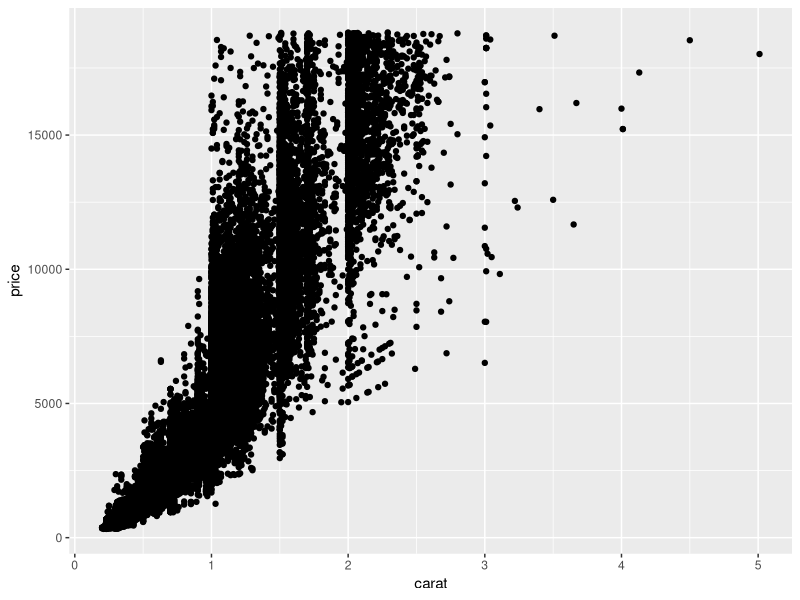
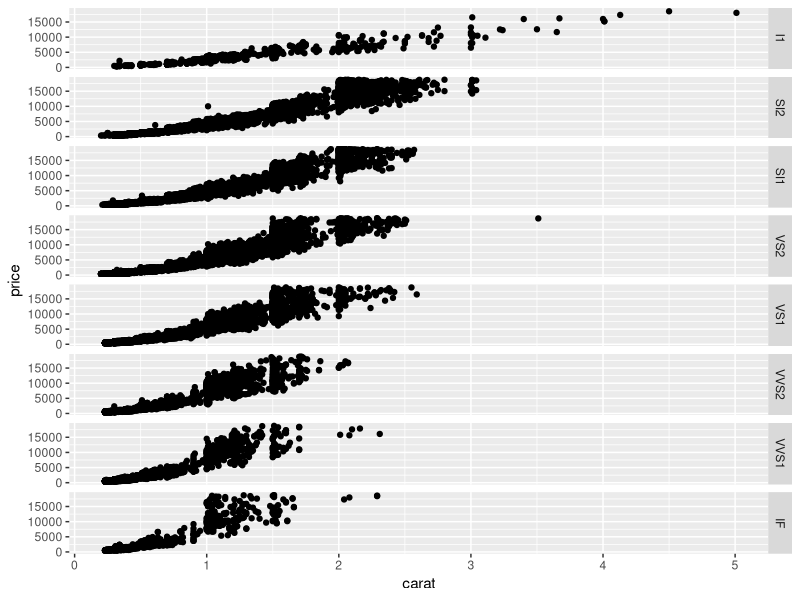
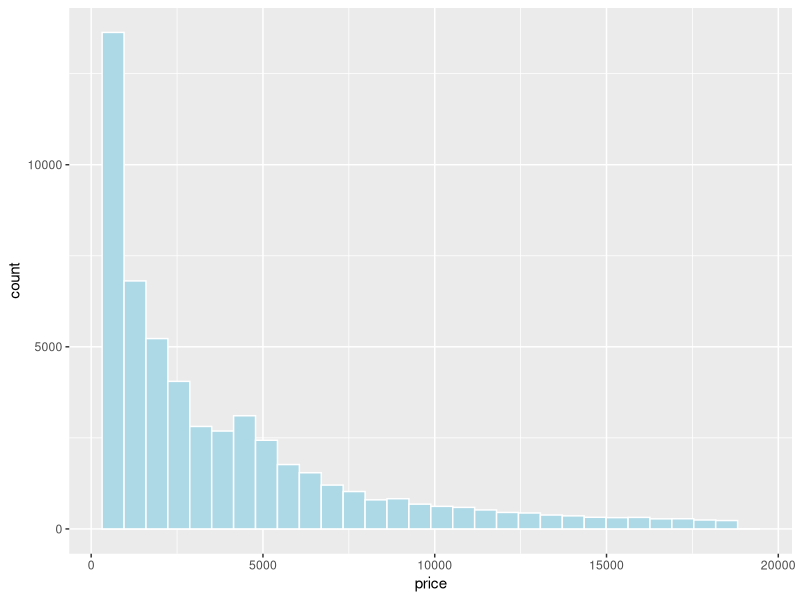
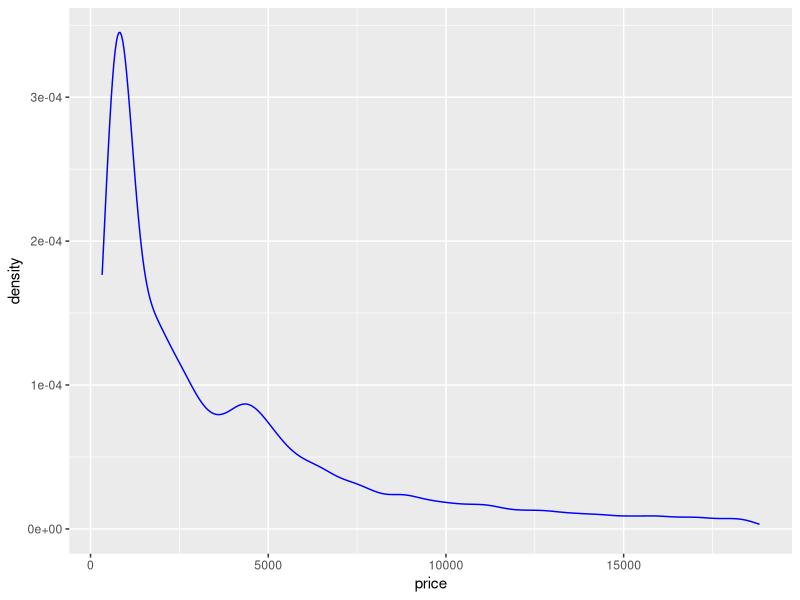
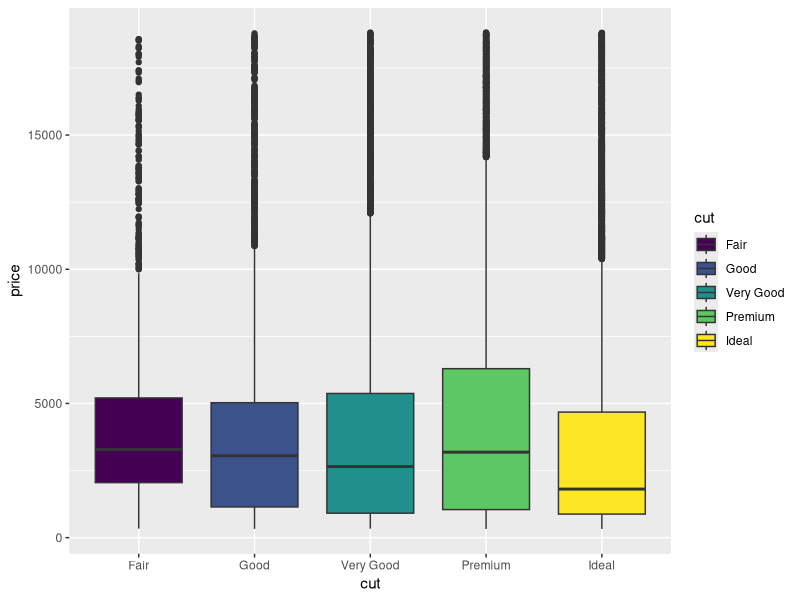
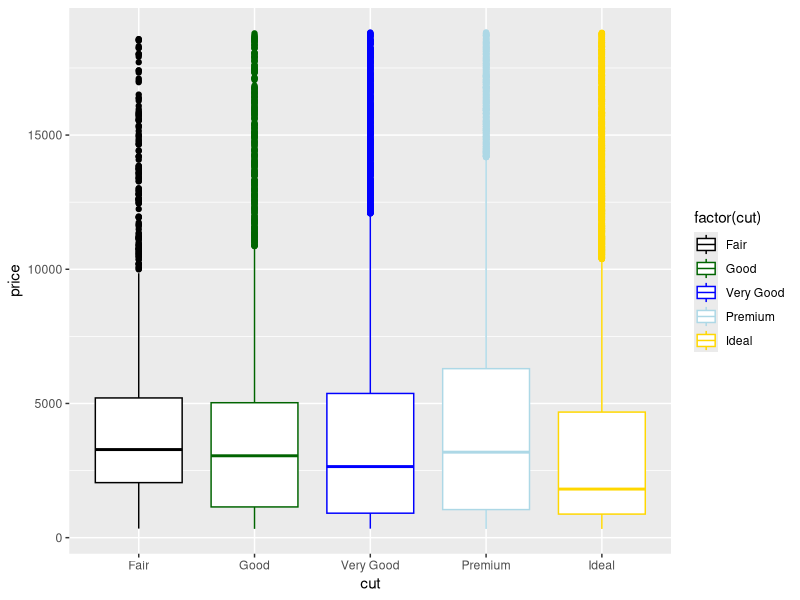
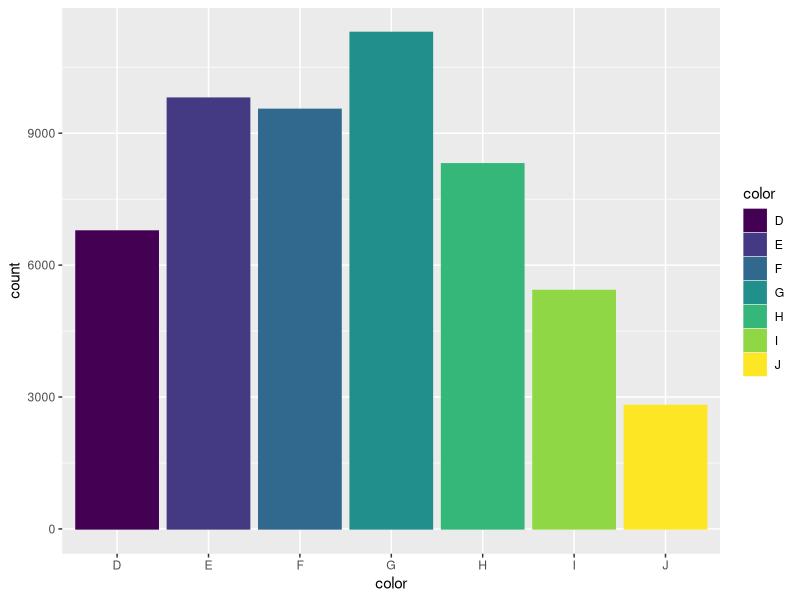
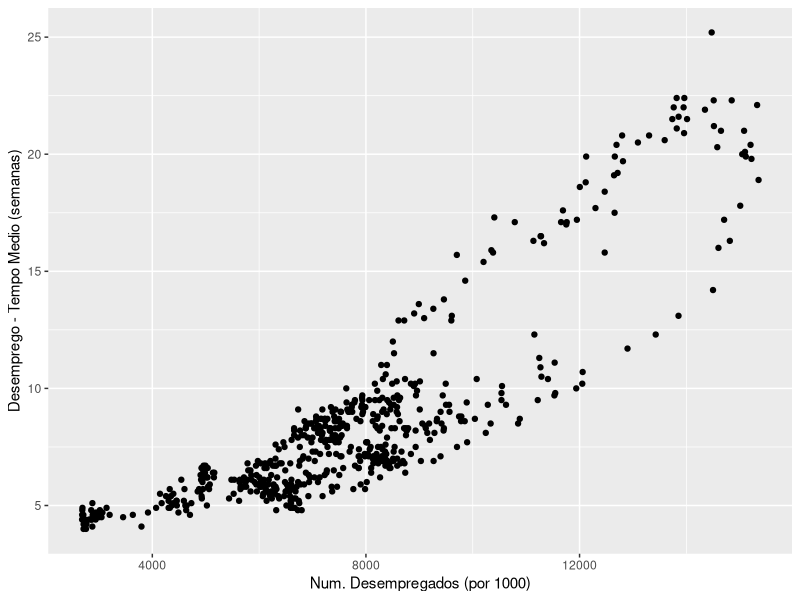

Recreate these plots in R, in order.
## ---- chunk 1
require(ggplot2)
require(dplyr)
require(tidyr)
require(magrittr)
require(lubridate)
## ---- chunk 2
#item 1
# Aesthetics obrigatorios de geom_point(): x,y conforme help()

#item 2
ggplot(diamonds,aes(carat,price))+geom_point()+xlab("carat")+ylab("price")

#item 3
ggplot(diamonds,aes(carat,price))+geom_point()+xlab("carat")+ylab("price")+facet_grid(clarity ~.)

#item 4
# Aesthetics obrigatorios de geom_histogram(): x conforme help()

#item 5
ggplot(diamonds,aes(x=price))+geom_histogram(fill="light blue",colour="white")

#item 6
ggplot(diamonds,aes(x=price))+geom_density(colour="blue")

#item 7
# Aesthetics obrigatorios de geom_boxplot(): lower,middle,upper,x,ymax,ymin

#item 8
ggplot(diamonds,aes(x=as.factor(cut),y=price,lower=quantile(price,.25),
                    middle=median(price),upper=quantile(price,.75),
                    ymax=max(price),ymin=min(price),
                    fill=as.factor(cut)))+geom_boxplot()+xlab("cut")+labs(fill="cut")

#item 9
graf <- ggplot(diamonds,aes(x=as.factor(cut),y=price,lower=quantile(price,.25),
                    middle=median(price),upper=quantile(price,.75),
                    ymax=max(price),ymin=min(price)))

                    graf+geom_boxplot(aes(colour=factor(cut)))+xlab("cut")+guides(fill=FALSE)+scale_color_manual(values=c("Fair"="black","Good"="dark green","Very Good"="blue","Premium"="light blue","Ideal"="gold"))
                    
       
#item 10
#Aesthetics obrigatorios de geom_bar: x
                    
#item 11
ggplot(diamonds,aes(color))+geom_bar(aes(colour=color,fill=color))

#item 12
ggplot(economics,aes(x=unemploy,y=uempmed))+geom_point()+ylab("Desemprego - Tempo Medio (semanas)")+xlab("Num. Desempregados (por 1000)")

#item 13
ggplot(economics,aes(x=unemploy,y=uempmed))+geom_point(aes(colour=factor(year(date))))+ylab("Desemprego - Tempo Medio (semanas)")+xlab("Num. Desempregados (por 1000)")+theme_classic()+theme(legend.position="none")

#item 14
ggplot(economics,aes(x=date,y=unemploy))+geom_line()+theme_classic()

#item 15
                    
